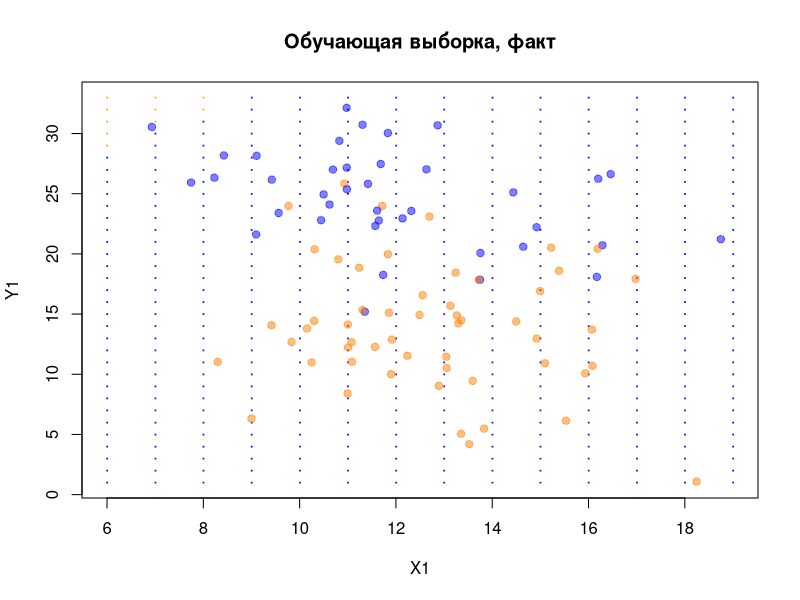
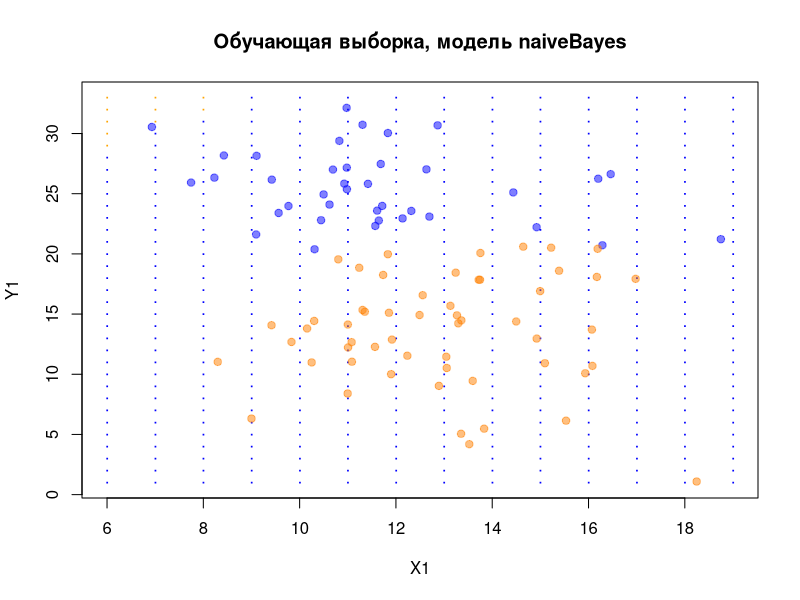
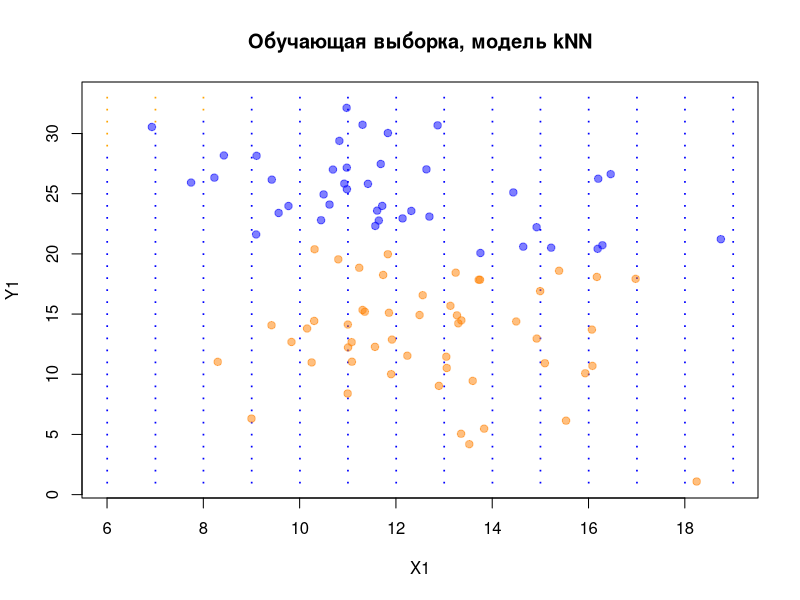

The R source for these figures, in order:
## ---- chunk 1
knitr::opts_chunk$set(echo = TRUE)
## ---- chunk 2
library('mlbench')
library('class')
library('car')
library('class')
library('e1071')
library('MASS')
# ядро
my.seed <- 12345
## ---- chunk 3
# Генерируем данные ------------------------------------------------------------
# Данные примера 3 .............................................................
my.seed <- 12345
n <- 110               # наблюдений всего
train.percent <- 0.85  # доля обучающей выборки
# x-ы -- двумерные нормальные случайные величины
set.seed(my.seed)
class.0 <- mvrnorm(45, mu = c(13, 24), 
                   Sigma = matrix(c(6, 0, 0, 13.7), 2, 2, byrow = T))
set.seed(my.seed + 1)
class.1 <- mvrnorm(65, mu = c(13, 14), 
                   Sigma = matrix(c(4.3, 0, 0, 21), 2, 2, byrow = T))
# записываем x-ы в единые векторы (объединяем классы 0 и 1)
x1 <- c(class.0[, 1], class.1[, 1])
x2 <- c(class.0[, 2], class.1[, 2])
# фактические классы Y
y <- c(rep(0, nrow(class.0)), rep(1, nrow(class.1)))
# классы для наблюдений сетки
rules <- function(x1, x2){
  ifelse(x2 < 1.6*x1 + 19, 0, 1)
}

# Конец данных примера 3 .......................................................
# Отбираем наблюдения в обучающую выборку --------------------------------------
set.seed(my.seed)
inTrain <- sample(seq_along(x1), train.percent*n)
x1.train <- x1[inTrain]
x2.train <- x2[inTrain]
x1.test <- x1[-inTrain]
x2.test <- x2[-inTrain]
# используем истинные правила, чтобы присвоить фактические классы
y.train <- y[inTrain]
y.test <- y[-inTrain]
# фрейм с обучающей выборкой
df.train.1 <- data.frame(x1 = x1.train, x2 = x2.train, y = y.train)
# фрейм с тестовой выборкой
df.test.1 <- data.frame(x1 = x1.test, x2 = x2.test)
# Рисуем обучающую выборку графике ---------------------------------------------
# для сетки (истинных областей классов): целочисленные значения x1, x2
x1.grid <- rep(seq(floor(min(x1)), ceiling(max(x1)), by = 1),
               ceiling(max(x2)) - floor(min(x2)) + 1)
x2.grid <- rep(seq(floor(min(x2)), ceiling(max(x2)), by = 1),
               each = ceiling(max(x1)) - floor(min(x1)) + 1)
# классы для наблюдений сетки
y.grid <- rules(x1.grid, x2.grid)
# фрейм для сетки
df.grid.1 <- data.frame(x1 = x1.grid, x2 = x2.grid, y = y.grid)
# цвета для графиков
cls <- c('blue', 'orange')
cls.t <- c(rgb(0, 0, 1, alpha = 0.5), rgb(1,0.5,0, alpha = 0.5))
# график истинных классов
plot(df.grid.1$x1, df.grid.1$x2, 
     pch = '·', col = cls[df.grid.1[, 'y'] + 1],
     xlab = 'X1', ylab = 'Y1',
     main = 'Обучающая выборка, факт')
# точки фактических наблюдений
points(df.train.1$x1, df.train.1$x2,
       pch = 21, bg = cls.t[df.train.1[, 'y'] + 1], 
       col = cls.t[df.train.1[, 'y'] + 1])

## ---- chunk 4
# Байесовский классификатор ----------------------------------------------------
#  наивный байес: непрерывные объясняющие переменные
# строим модель
nb <- naiveBayes(y ~ ., data = df.train.1)
# получаем модельные значения на обучающей выборке как классы
y.nb.train <- ifelse(predict(nb, df.train.1[, -3], 
                             type = "raw")[, 2] > 0.5, 1, 0)
# график истинных классов
plot(df.grid.1$x1, df.grid.1$x2, 
     pch = '·',  col = cls[df.grid.1[, 'y'] + 1], 
     xlab = 'X1', ylab = 'Y1',
     main = 'Обучающая выборка, модель naiveBayes')
# точки наблюдений, предсказанных по модели
points(df.train.1$x1, df.train.1$x2, 
       pch = 21, bg = cls.t[y.nb.train + 1], 
       col = cls.t[y.nb.train + 1])
# матрица неточностей на обучающей выборке 
tbl <- table(y.train, y.nb.train) 
tbl 

# точность, или верность (Accuracy) 
Acc <- sum(diag(tbl)) / sum(tbl) 
Acc 

# прогноз на тестовую выборку 
y.nb.test <- ifelse(predict(nb, df.test.1, type = "raw")[, 2] > 0.5, 1, 0) 
# матрица неточностей на тестовой выборке 
tbl <- table(y.test, y.nb.test) 
tbl1<-tbl

# точность, или верность (Accuracy) 
Acc <- sum(diag(tbl)) / sum(tbl) 
Acc 

## ---- chunk 5
# Метод kNN --------------------------------------------------------------------
#  k = 3
# строим модель и делаем прогноз
y.knn.train <- knn(train = scale(df.train.1[, -3]), 
                   test = scale(df.train.1[, -3]),
                   cl = df.train.1$y, k = 3)
# график истинных классов
plot(df.grid.1$x1, df.grid.1$x2, 
     pch = '·', col = cls[df.grid.1[, 'y'] + 1],
     xlab = 'X1', ylab = 'Y1',
     main = 'Обучающая выборка, модель kNN')
# точки наблюдений, предсказанных по модели
points(df.train.1$x1, df.train.1$x2, 
       pch = 21, bg = cls.t[as.numeric(y.knn.train)], 
       col = cls.t[as.numeric(y.knn.train)])
# матрица неточностей на обучающей выборке 
tbl <- table(y.train, y.knn.train)
tbl
# точность, или верность (Accuracy) 
Acc <- sum(diag(tbl)) / sum(tbl)
Acc
# прогноз на тестовую выборку
y.knn.test <- knn(train = scale(df.train.1[, -3]), 
                  test = scale(df.test.1[, -3]),
                  cl = df.train.1$y, k = 3)
# матрица неточностей на тестовой выборке
tbl <- table(y.test, y.knn.test)
tbl
# точность, или верность (Accuracy) 
Acc <- sum(diag(tbl)) / sum(tbl)
Acc

## ---- chunk 6

TPR=tbl1[4]/(tbl1[4]+tbl1[2])
TPR
SPC=tbl1[1,1]/(tbl1[2,1]+tbl1[1,1])
SPC
PPV=tbl1[2,2]/(tbl1[2,2]+tbl1[2,1])
PPV
NPV=tbl1[1,1]/(tbl1[1,2]+tbl1[1,1])
NPV
FNV=1-TPR
FNV
FPR=1-SPC
FPR
FDR=1-PPV
FDR
MCC=(tbl1[2,2]*tbl1[1,1]-tbl1[2,1]*tbl1[1,2])/(((tbl1[2,2]+tbl1[2,1])*(tbl1[2,2]+tbl1[1,2])*(tbl1[1,1]+tbl1[2,1])*(tbl1[1,1]+tbl1[1,2]))^(1/2))
MCC
